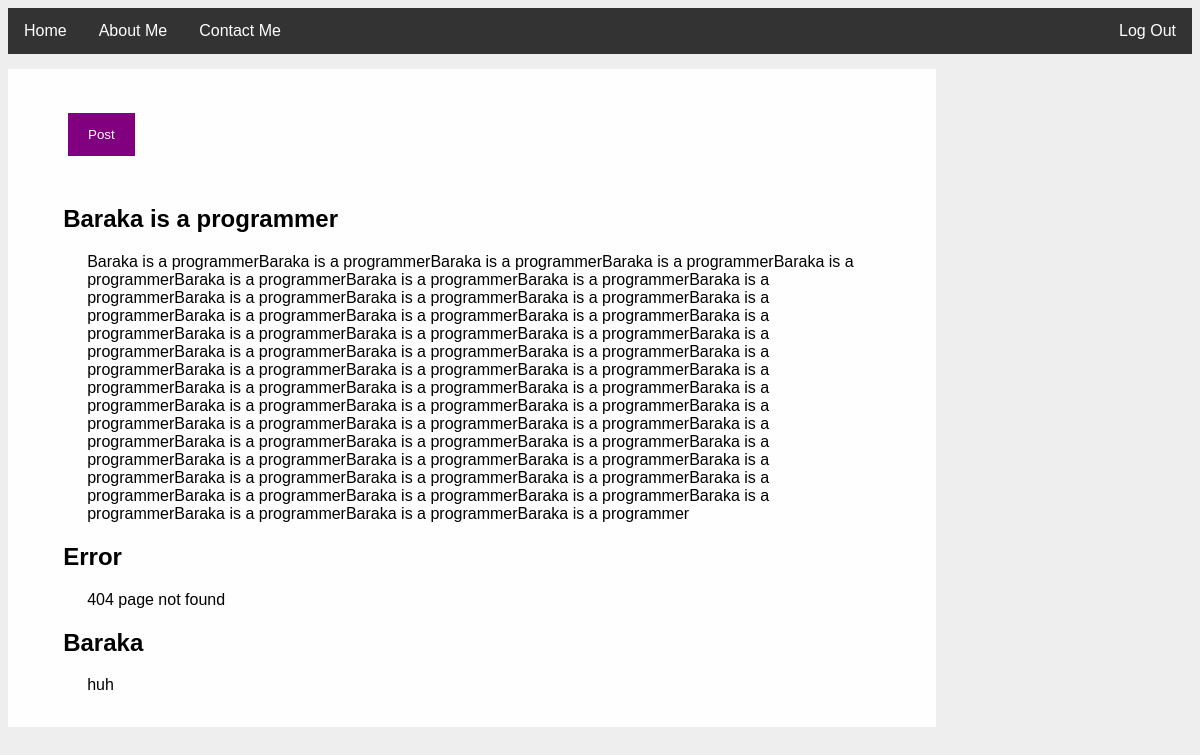
Screenshot of /home (signed in) with the database file from the repository.
### tables this page shows
CREATE TABLE entries (
	id integer PRIMARY KEY autoincrement,
	title text NOT NULL,
	'text' text NOT NULL
);

### myblog.py (the view)
@app.route('/home')
def show_entries():
	db = get_db()
	cur = db.execute('select title, text from entries order by id desc')
	entries = cur.fetchall()
	return render_template('show_entries.html', entries=entries)

### myblog.py (called while the page is built)
def connect_db():
	rv = sqlite3.connect(app.config['DATABASE'])
	rv.row_factory = sqlite3.Row
	return rv

def get_db():
	if not hasattr(g, 'sqlite_db'):
		g.sqlite_db = connect_db()
	return g.sqlite_db

### templates/show_entries.html (shortened to what this page needs)
{% extends "base.html" %}
{% block body %}
<div class="container">
	<div class="row">
	  <div class="content-show">
	  	<dir>
	  		<button class="post" onclick="document.getElementById('post').style.display='block'" style="width: auto; background-color: purple; color: white;">Post</button>
	  	</dir>
	  	<div>
		    <ul class=entries>
		    {% for entry in entries %}
		      <li><h2>{{ entry.title }}</h2>{{ entry.text|safe }}</li>
		    {% else %}
		      <li><em>Unbelievable.  No entries here so far</em></li>
		    {% endfor %}
		    </ul>
		</div>
	  </div>
  	</div>
</div>
{% endblock %}

### static/style.css (style rules this page uses)
.container { padding-top: 5px; }
.form input[type="text"], input[type="password"], { border: 1px solid #ccc; box-sizing: border-box; margin: 8px 0; padding: 8px 20px; display: inline-block; width: 100%; }
button { background-color: #4CAF50; padding: 14px 20px; width: 100%; margin:8px 0; color: white; border: none; cursor: pointer; }
.content-show { background-color: #fefefe; margin:5px auto; padding: 20px; }
.content-show { width: 75%; float: left; }
.entries { list-style: none; margin:0; padding-top: 5px; }
.entries li { margin:0.8em 1.2em; }
.entries li h2 { margin-left: -1em; }

### rows the page displays
entries: title "Baraka is a programmer", text "Baraka is a programmerBaraka is a programmerBaraka is a programmerBaraka is a programmerBaraka is a programmerBaraka is a programmerBaraka is a programmerBaraka is a programmerBaraka is a programmerBaraka is a programmerBaraka is a programmerBaraka is a programmerBaraka is a programmerBaraka is a programmerBaraka is a programmerBaraka is a programmerBaraka is a programmerBaraka is a programmerBaraka is a programmerBaraka is a programmerBaraka is a programmerBaraka is a programmerBaraka is a programmerBaraka is a programmerBaraka is a programmerBaraka is a programmerBaraka is a programmerBaraka is a programmerBaraka is a programmerBaraka is a programmerBaraka is a programmerBaraka is a…"
entries: title "Error", text "404 page not found"
entries: title "Baraka", text "huh"
